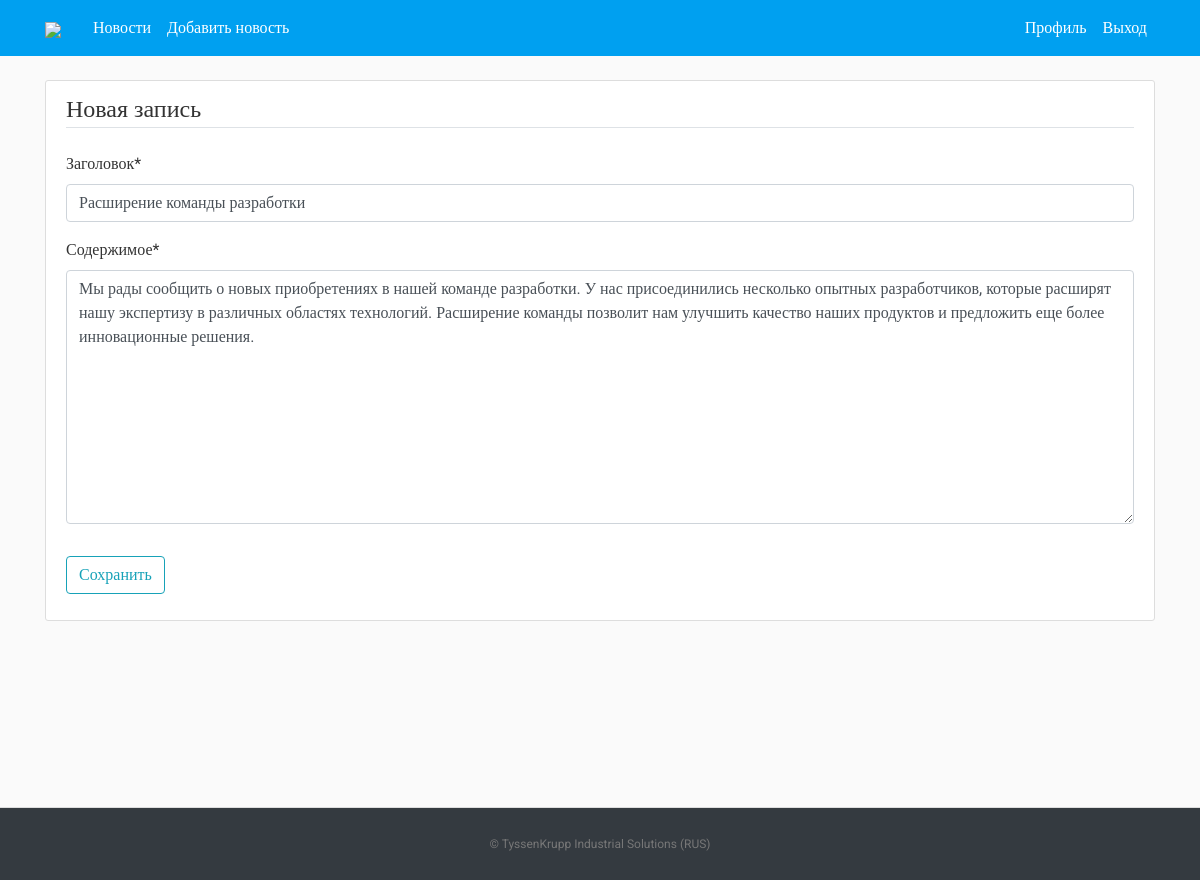
The page /post/26/update/ (signed in) on the database its author committed.
### news/models.py (models this page shows, shortened)
class Post(models.Model):
    title = models.CharField(max_length=100, verbose_name="Заголовок")
    content = models.TextField(verbose_name="Содержимое")
    date_posted = models.DateTimeField(default=timezone.now)
    author = models.ForeignKey(User, on_delete=models.CASCADE)

### news/views.py (the view, shortened to what this page needs)
# urls.py: path('post/<int:pk>/update/', PostUpdateView.as_view(), name='post-update'),
class PostUpdateView(LoginRequiredMixin, UserPassesTestMixin, UpdateView):
    model = Post
    fields = ['title', 'content']
    verbose_name = {
        'title': 'Заголовок',
        'content': 'Содержание',
    }
    def test_func(self):
        post = self.get_object()
        if self.request.user == post.author:
            return True
        return False

### news/templates/news/post_form.html (shortened to what this page needs)
{% extends "news/base.html" %}
{% load crispy_forms_tags %}
{% block content %}
    <div class="content-section">
        <form method="POST">
            <fieldset class="form-group">
                <legend class="border-bottom mb-4">Новая запись</legend>
                {{ form|crispy }}
            </fieldset>
            <div class="form-group">
                <button class="btn btn-outline-info" type="submit">Сохранить</button>
            </div>
        </form>
    </div>
{% endblock content %}

### news/static/news/main.css (style rules this page uses)
﻿body, html { width:100%; height:100% }
body { margin:0; padding:0; background: #fafafa; color: #333333; margin-top: 5rem; font-family:Roboto; }
.content-section { background: #ffffff; padding: 10px 20px; border: 1px solid #dddddd; border-radius: 3px; margin-bottom: 20px; }

### rows shown on the page
Post: title "Расширение команды разработки", content "Мы рады сообщить о новых приобретениях в нашей команде разработки. У нас присоединились несколько опытных разработчиков, которые расширят нашу экспертизу в различных областях технологий. Расширение команды позволит нам улучшить качество наших продуктов и предложить еще более инновационные решения."
